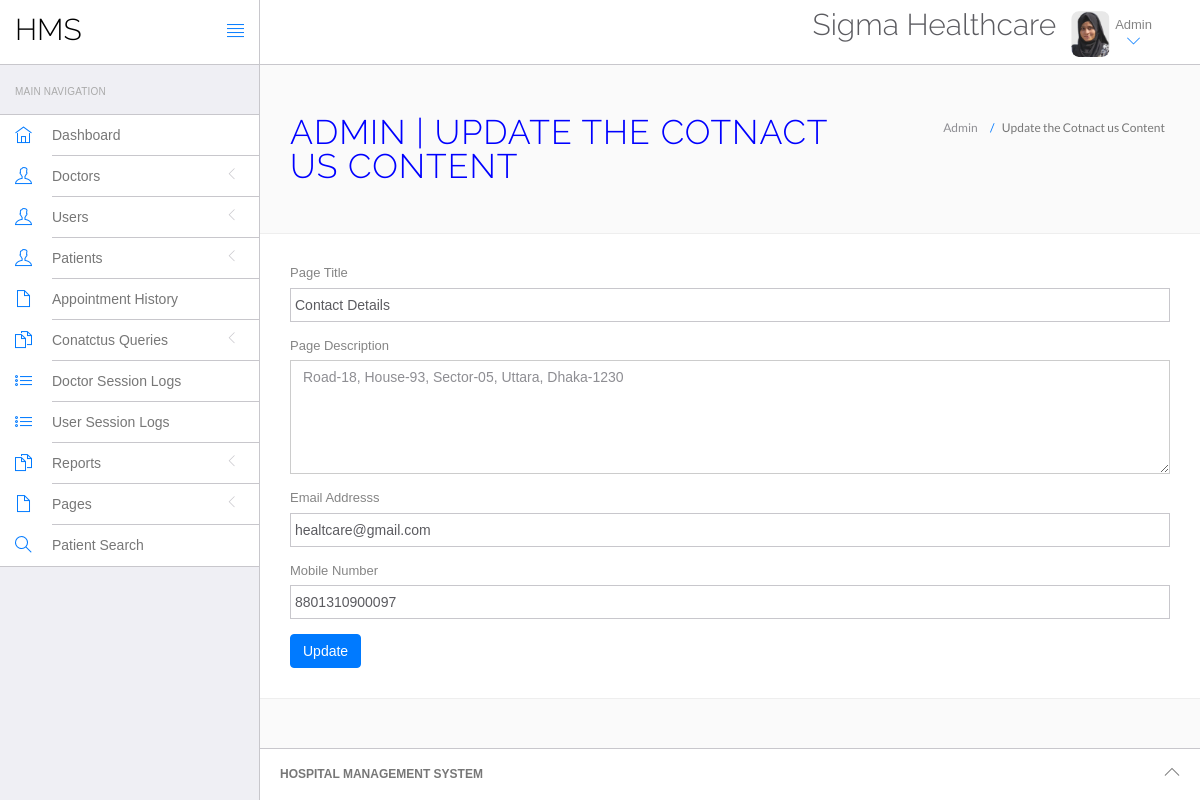
The app's page /hms/admin/contact.php (signed in) with its own data.
### tables this page shows
CREATE TABLE `tblpage` (
  `ID` int NOT NULL,
  `PageType` varchar(200) DEFAULT NULL,
  `PageTitle` varchar(200) DEFAULT NULL,
  `PageDescription` mediumtext,
  `Email` varchar(120) DEFAULT NULL,
  `MobileNumber` bigint DEFAULT NULL,
  `UpdationDate` timestamp NULL DEFAULT CURRENT_TIMESTAMP,
  `OpenningTime` varchar(255) DEFAULT NULL
);

### hms/admin/contact.php (the view, shortened to what this page needs)
<?php
include('include/config.php');
if(strlen($_SESSION['id']==0)) {
 header('location:logout.php');
  } else{
?>
<!DOCTYPE html>
<html lang="en">
	<head>
		<link rel="stylesheet" href="vendor/bootstrap/css/bootstrap.min.css">
		<link rel="stylesheet" href="vendor/fontawesome/css/font-awesome.min.css">
		<link rel="stylesheet" href="vendor/themify-icons/themify-icons.min.css">
		<link href="vendor/animate.css/animate.min.css" rel="stylesheet" media="screen">
		<link href="vendor/perfect-scrollbar/perfect-scrollbar.min.css" rel="stylesheet" media="screen">
		<link href="vendor/switchery/switchery.min.css" rel="stylesheet" media="screen">
		<link href="vendor/bootstrap-touchspin/jquery.bootstrap-touchspin.min.css" rel="stylesheet" media="screen">
		<link href="vendor/select2/select2.min.css" rel="stylesheet" media="screen">
		<link href="vendor/bootstrap-datepicker/bootstrap-datepicker3.standalone.min.css" rel="stylesheet" media="screen">
		<link href="vendor/bootstrap-timepicker/bootstrap-timepicker.min.css" rel="stylesheet" media="screen">
		<link rel="stylesheet" href="assets/css/styles.css">
		<link rel="stylesheet" href="assets/css/plugins.css">
		<link rel="stylesheet" href="assets/css/themes/theme-1.css" id="skin_color" />
	</head>
	<body>
		<div id="app">
<?php include('include/sidebar.php');?>
			<div class="app-content">
					<?php include('include/header.php');?>
				<div class="main-content" >
					<div class="wrap-content container" id="container">
						<section id="page-title">
							<div class="row">
								<div class="col-sm-8">
									<h1 class="mainTitle">Admin  | Update the Cotnact us Content</h1>
																	</div>
								<ol class="breadcrumb">
									<li>
										<span>Admin </span>
									</li>
									<li class="active">
										<span>Update the Cotnact us Content</span>
									</li>
								</ol>
							</div>
						</section>
						<div class="container-fluid container-fullw bg-white">
									<div class="row">
								<div class="col-md-12">
          <form class="forms-sample" method="post">
                    <?php
$ret=mysqli_query($con,"select * from  tblpage where PageType='contactus'");
while ($row=mysqli_fetch_array($ret)) {
?>
                    <div class="form-group">
                       <label for="exampleInputUsername1">Page Title</label>
                      <input id="pagetitle" name="pagetitle" type="text" class="form-control" required="true" value="<?php  echo $row['PageTitle'];?>">
                    </div>
                    <div class="form-group">
                      <label for="exampleInputEmail1">Page Description</label>
                      <textarea class="form-control" name="pagedes" id="pagedes" rows="5"><?php  echo $row['PageDescription'];?></textarea>
                    </div>
                    <div class="form-group">
                      <label for="exampleInputUsername1">Email Addresss</label>
                     <input type="email" class="form-control" name="email" value="<?php  echo $row['Email'];?>" required='true'>
                    </div>
                    <div class="form-group">
                      <label for="exampleInputUsername1">Mobile Number</label>
                     <input type="text" class="form-control" name="mobnum" value="<?php  echo $row['MobileNumber'];?>" required='true' maxlength="10" pattern='[0-9]+'>
                    </div>
                    <?php } ?>
                    <button type="submit" class="btn btn-primary mr-2" name="submit">Update</button>
                  </form>
								</div>
							</div>
								</div>
					</div>
				</div>
			</div>
	<?php include('include/footer.php');?>
		</div>
	</body>
</html>
<?php } ?>

### hms/admin/assets/css/themes/theme-1.css (style rules this page uses)
body { background: #FAFAFA; }

### records on screen
tblpage: pagetitle "Contact Details", pagedes "Road-18, House-93, Sector-05, Uttara, Dhaka-1230", email "healtcare@gmail.com", mobnum "8801310900097"
